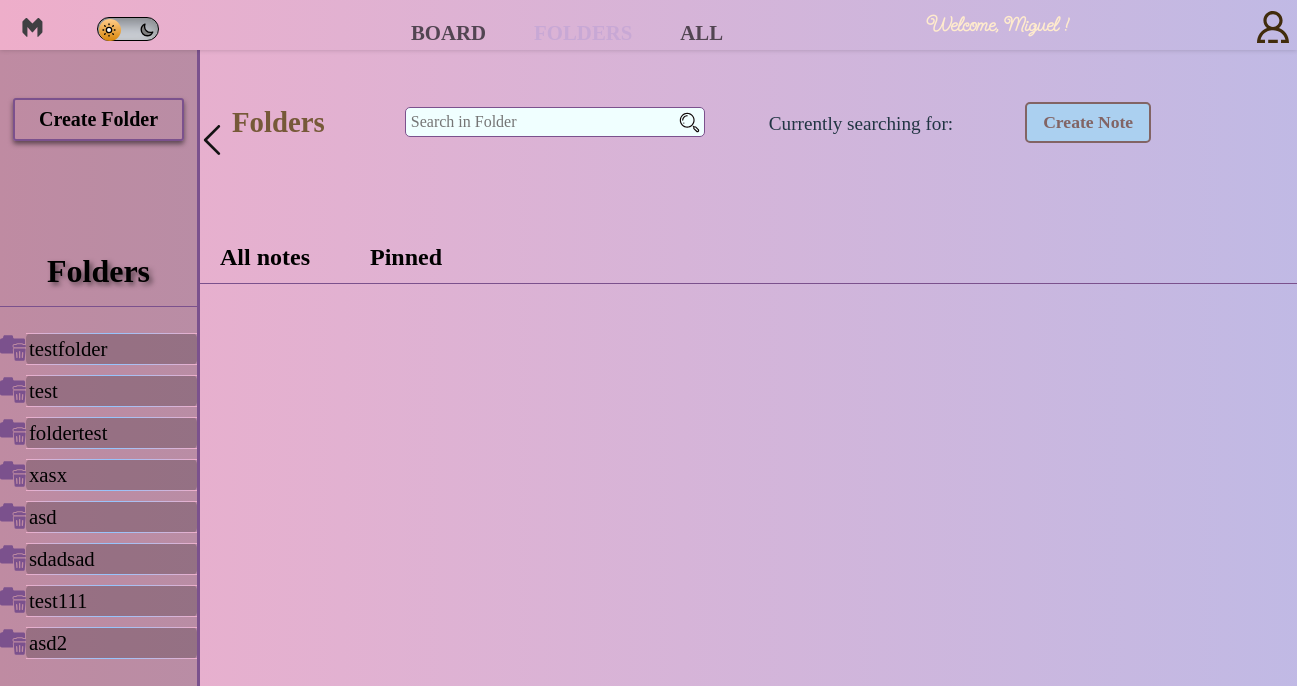
The app's page /folders (signed in), older data.
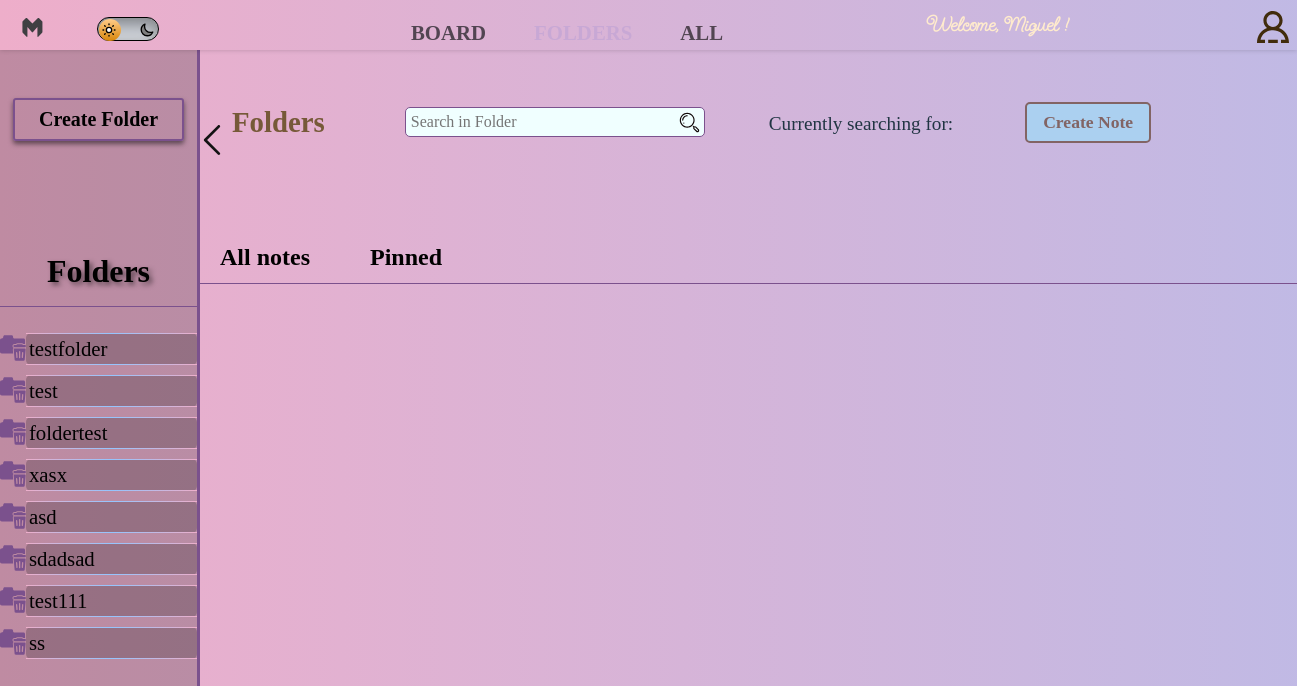
The same page, newer data.
### firstapp/models.py (models this page shows)
class Folder(models.Model):
    user = models.ForeignKey(User, related_name='folders', on_delete=models.CASCADE)
    name = models.CharField(max_length=200, unique=True)
    created = models.DateTimeField(auto_now_add=True)
    def __str__(self):
        return self.name

### firstapp/views.py (the view)
# urls.py: path('folders',views.folders, name='folders'),
@login_required(login_url='accounts:login')
def folders(request):
    folders = request.user.folders.all()
    context = {'folders':folders}
    return render(request, 'firstapp/folders.html',context)

### firstapp/templates/firstapp/folders.html (shortened to what this page needs)
{% extends './home.html' %}
{% block content %}
    <div class="folders-board-container">
        <div class="folders-container">
            <button class="create-folder-button" onclick="openModal(document.querySelector('.create-folder-modal'))">Create Folder</button>
            <h2>Folders</h2>
            <div class="folder-board">
                {% for folder in folders %}
                <div class="folder-container" data-folder-id="{{folder.id}}">
                    <svg class="folder-delete" onclick="openDeleteFolderModal('{{folder.id}}','{{folder.name}}',document.querySelector('.delete-folder-modal'),this)" version="1.1" id="Capa_1" xmlns="http://www.w3.org/2000/svg" xmlns:xlink="http://www.w3.org/1999/xlink"
                        viewBox="0 0 481.697 481.697" xml:space="preserve">
                        <g>
                            <path d="M256.641,239.374c-14.043-5.188-24.129-18.598-24.129-34.422c0-20.301,16.5-36.801,36.801-36.801h25.5
                                c6.477-9.172,17.18-15.051,28.855-15.051h83.012c11.68,0,22.379,5.879,28.871,15.051h25.5c1.387,0,2.711,0.254,4.066,0.41v-8.117
                                v-0.016V92.311c0-14.891-12.055-26.965-26.949-26.965H273.535c-17.051,0-30.859-13.82-30.859-30.859v-2.852
                                c0-14.895-12.07-26.965-26.98-26.965H87.609c-14.859,0-26.949,12.07-26.949,26.965v6.761c0,14.885-12.066,26.95-26.95,26.95h-6.761
                                C12.055,65.347,0,77.421,0,92.311V308.39c0,17.902,14.5,32.402,32.371,32.402h71.094h34.563h106.855l-6.035-67.832
                                c-0.836-9.836,2.488-19.641,9.172-26.969C250.527,243.28,253.488,241.171,256.641,239.374z"/>
                            <path d="M456.309,250.692H274.071c-5.39,0-10.528,2.27-14.184,6.24c-3.625,3.973-5.423,9.3-4.966,14.657l16.706,187.926
                                c0.867,9.914,9.173,17.511,19.118,17.511h148.871c9.945,0,18.235-7.597,19.133-17.511l16.675-187.926
                                c0.489-5.357-1.323-10.684-4.965-14.657C466.836,252.962,461.683,250.692,456.309,250.692z M316.357,426.861
                                c-0.331,0.016-0.631,0.03-0.93,0.03c-6.273,0-11.584-4.838-12.041-11.189l-6.525-85.736c-0.505-6.651,4.475-12.467,11.159-12.971
                                c0.315-0.032,0.629-0.032,0.945-0.032c6.271,0,11.552,4.838,12.025,11.19l6.492,85.72
                                C328.004,420.541,323.007,426.356,316.357,426.861z M377.081,420.32c0,6.683-5.423,12.088-12.088,12.088
                                c-6.683,0-12.104-5.405-12.104-12.088V307.413c0-6.682,5.422-12.103,12.104-12.103c6.665,0,12.088,5.422,12.088,12.103V420.32z
                                    M426.994,415.703c-0.488,6.351-5.784,11.189-12.057,11.189c-0.314,0-0.615-0.015-0.93-0.03
                                c-6.668-0.505-11.647-6.32-11.145-12.987l6.495-85.72c0.473-6.336,5.784-11.19,12.024-11.19c0.331,0,0.646,0,0.977,0.032
                                c6.652,0.504,11.631,6.319,11.127,12.971L426.994,415.703z"/>
                            <path d="M461.051,184.294h-35.648c-1.893-8.59-9.552-15.052-18.723-15.052h-83.012c-9.173,0-16.815,6.462-18.707,15.052h-35.65
                                c-11.426,0-20.66,9.252-20.66,20.662c0,11.41,9.234,20.662,20.66,20.662h191.74c11.41,0,20.646-9.252,20.646-20.662
                                C481.697,193.546,472.461,184.294,461.051,184.294z"/>
                        </g>
                    </svg>
                    <a class="folder-link" onclick="openFolder(`{{folder.id}}`)" data-folder-id="{{ folder.id }}">{{ folder.name }}</a>
                </div>
                {% endfor %}
            </div>
        </div>
        <div class="details-board-container">
            <div class="folder-details-container">
                <form class="search-folder" action="" method="post" autocomplete="off">
                    <div class="folder-name-search">
                        <h2 class="folder-name">Folders</h2>
                        <input
                            class="folder-search-input"
                            type="text"
                            name="search-folder"
                            id="search"
                            placeholder="Search in Folder"
                        >
                        <button type="submit" class='hidden-button''>
                        </button>
                    </div>
                </form>
                <p class="currently-searching-folder">Currently searching for: </p>
                <button type="button" onclick='openNote()' class="create-note-button-folder">
                    Create Note
                </button>
            </div>
            <div class="folder-notes-board">
                <div class="folder-notes-header">
                    <h2 onclick="switchFolderNotes(1)">All notes</h2>
                    <h2 onclick="switchFolderNotes(2)">Pinned</h2>
                </div>
            </div>
        </div>
    </div>
{% endblock %}

### firstapp/templates/firstapp/home.html (shortened to what this page needs)
<!DOCTYPE html>
{% load static %}
<html lang="en">
  <head>
    <link rel="stylesheet" href="{% static 'styles/dashboard.css' %}" />
    <link rel="stylesheet" href="{% static 'styles/navbar.css' %}" />
    <link rel="stylesheet" href="{% static 'styles/folders.css' %}" />
    <link rel="stylesheet" href="{% static 'styles/note.css' %}" />
    <link rel="stylesheet" href="{% static 'styles/all-search.css' %}" />
    <link
      rel="stylesheet"
      href="https://cdnjs.cloudflare.com/ajax/libs/normalize/8.0.1/normalize.min.css"
    />
  </head>
  <body>
    {% include 'firstapp/navbar.html' %}
    {% block content %}
    {% endblock %}
  </body>
</html>

### firstapp/templates/firstapp/navbar.html (shortened to what this page needs)
<nav class="navbar">
    <div class="first-nav-container">
        <a href="#"></a>
        <label class='dark-mode' for="dark-mode">
        </label>
    </div>
    <div class="menu-container">
        <a class='menu-links' href="{% url '' %}">BOARD</a>
        <a class='menu-links' href="{% url 'folders' %}">FOLDERS</a>
        <a class='menu-links' href="{% url 'all_search' %}">ALL</a>
    </div>
    <div class="greeting">
        <p>Welcome, {{user.username}} !</p>
    </div>
    <div class="profile-container">
    </div>
</nav>

### static/styles/dashboard.css (style rules this page uses)
.search-icon { height: 2rem; width: 2rem; fill: #100808; cursor: pointer; transition: 250ms; position:absolute; bottom:3px; right:-40px; }

### static/styles/navbar.css (style rules this page uses)
:root { --white-color: rgb(198, 203, 211); --blue-color: rgb(74, 131, 142); --brown-color: rgb(156, 130, 91); --dark-brown-color: rgb(65, 44, 13); --black-color: rgb(0, 0, 0); --lilac-color: rgb(200, 168, 213); --dark-lilac-color: rgb(123, 81, 141); --background-gradient-light: linear-gradient(90deg, rgba(238,174,202,1) 0%, rgba(147,197,255,1) 50%, rgba(238,174,202,1) 100%);; --background-gradient-dark: linear-gradient(90deg, rgba(14,5,19,1) 0%, rgba(32,10,47,1) 30%, rgba(44,0,71,1) 50%, rgba(36,11,51,1) 70%, rgba(5,1,6,1) 100%); }
* { box-sizing: border-box; }
body { margin: 0; height: auto; background-image: var(--background-gradient-light); background-size:400%; background-position: left; overflow-y:scroll; overflow-x: hidden; animation: background-gradient 20s ease infinite alternate; }
.navbar { position: sticky; width: 100%; height: 50px; background: transparent; display: flex; justify-content: space-between; align-items: center; box-shadow: 0 0 5px 0 rgba(0, 0, 0, 0.2); z-index: 2; }
.first-nav-container { display: flex; align-items: center; height: 100%; }
.logo { height:3vh; width:5vw; margin-right: 2em; margin-top: 0.5rem; transition: 250ms; fill: rgb(63, 63, 66); }
.dark-mode { height: 48%; width:62px; border: 1px solid black; border-radius: 30px; background-color: var(--white-color); position: relative; cursor: pointer; margin-right: 2em; margin-top: 0.5rem; transition: 250ms; box-shadow: inset 0 5px 15px 0 rgba(0, 0, 0, 0.4), inset 0px -5px 15px rgba(255, 255, 255, 0.4); display: block; }
.dark-mode::after { content: ""; position: absolute; width: 1.4rem; height: 1.4rem; border-radius: 50%; background: linear-gradient(180deg, #ffcc89 0%, #d8860b 100%); top: 1px; left: 1px; transition: 250ms; }
.dark-mode svg { position: absolute; width: 1rem; height: 1rem; z-index: 1; }
.dark-mode svg.sun { left:5%; top:17%; fill:#fff; transition: 0.3s; }
.dark-mode svg.moon { left:69%; top:16%; fill:#7e7e7e; transition: 0.3s; stroke:none; }
.menu-container { position: absolute; display:flex; flex-direction:column; top: 50px; width:100%; overflow: hidden; max-height: 0; transition: max-height 800ms ease-in-out; background-color: rgb(139, 72, 149); box-shadow: 0px 0px 10px 0 rgba(0, 0, 0, 0.5); color: var(--dark-brown-color); font-weight: 700; z-index: 1000; }
.menu-links { text-align: center; transition: 250ms; cursor: pointer; width:100%; margin: 1rem; text-decoration: none; }
.menu-links:hover, .menu-links.active { color: var(--lilac-color); }
.menu-container:not(.opened) { transition: max-height 800ms ease-in-out; }
.greeting { display:none; font-size:20px; font-weight:800; color:blanchedalmond; font-family: 'flowers'; }
@media only screen and (min-width: 850px) { .greeting { display:inline-block; } }
@media only screen and (min-width: 700px) { .menu-container { position: relative; top:0; display:flex; width: auto; overflow: revert; flex-direction: row; align-items: center; background-color: transparent; } }
@media only screen and (min-width: 700px) { .menu-links { position: relative; width:auto; border: 0; margin-top:2rem; margin-left: 2rem; margin-right:1rem; color: rgb(82, 69, 82); font-weight: 700; font-size:1.3rem; background-image: linear-gradient(90deg, rgb(211, 136, 214),rgb(246, 28, 228)); background-size: 0% 3px; background-repeat: no-repeat; background-position: left bottom; background-color: transparent; transition: 250ms; cursor: pointer; } }
.profile-icon { margin-right: .5em; margin-top: .5rem; transition: 250ms; fill: var(--dark-brown-color); width:2rem; height:2rem; }

Row changes from the older to the newer data that the page shows:
removed Folder: name "asd2"
added Folder: name "ss"
